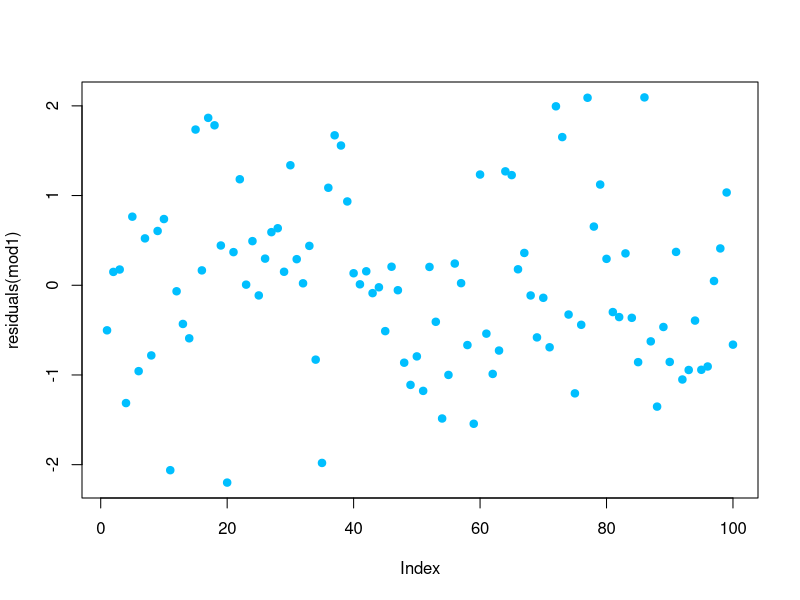
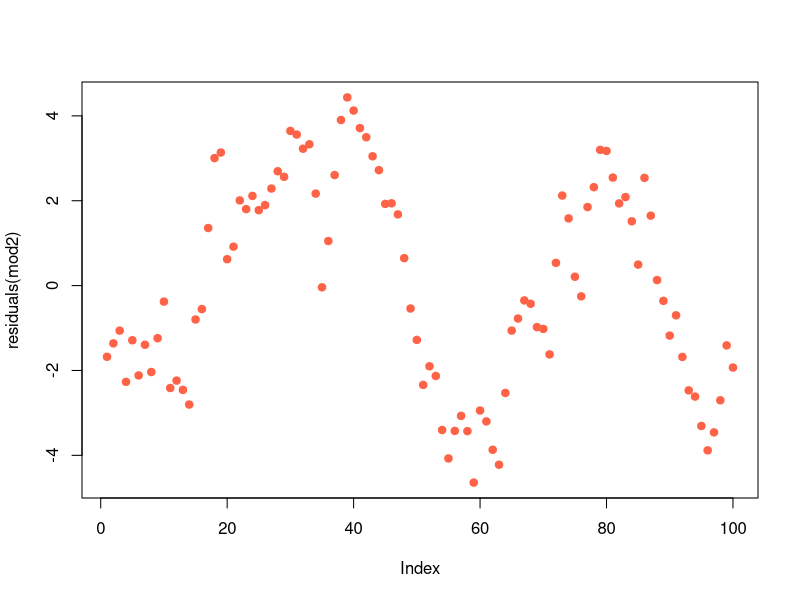

Write the R code that produced these figures, in order.
## ---- chunk 1
## generate regressor
x <- rep(c(-1, 1), 50)

## generate the AR(1) error terms with parameter rho = 0 (white noise)
err1 <- rnorm(100)
## generate dependent variable
y1 <- 1 + x + err1
library(lmtest)
mod1 <- lm(y1 ~ x)
dwtest(mod1) ## perform Durbin-Watson test

plot(residuals(mod1), pch=19, col="deepskyblue1")
## ---- chunk 2
## generate the AR(1) error terms with parameter rho = 0.9 respectively
err2 <- stats::filter(x=err1, filter=0.9, method="recursive")
## generate dependent variable
y2 <- 1 + x + err2

mod2 <- lm(y2 ~ x)
dwtest(mod2) ## perform Durbin-Watson test

plot(residuals(mod2), pch=19, col="tomato")
## ---- chunk 3
library(lmtest)
mod1 <- lm(y1 ~ x)
bgtest(mod1) ## perform Durbin-Watson test

mod2 <- lm(y2 ~ x)
bgtest(mod2) ## perform Durbin-Watson test
